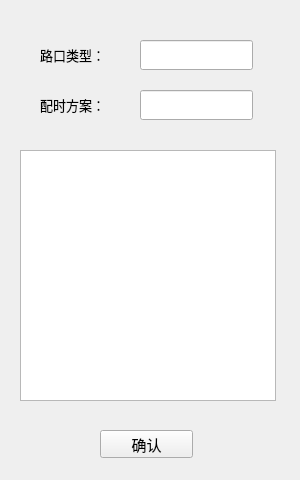
<?xml version="1.0" encoding="UTF-8"?>
<ui version="4.0">
 <class>Simulation_ResultClass</class>
 <widget class="QMainWindow" name="Simulation_ResultClass">
  <property name="geometry">
   <rect>
    <x>0</x>
    <y>0</y>
    <width>300</width>
    <height>480</height>
   </rect>
  </property>
  <property name="minimumSize">
   <size>
    <width>300</width>
    <height>480</height>
   </size>
  </property>
  <property name="maximumSize">
   <size>
    <width>300</width>
    <height>480</height>
   </size>
  </property>
  <property name="windowTitle">
   <string>仿真结果</string>
  </property>
  <widget class="QWidget" name="centralwidget">
   <widget class="QPushButton" name="OK">
    <property name="geometry">
     <rect>
      <x>100</x>
      <y>430</y>
      <width>93</width>
      <height>28</height>
     </rect>
    </property>
    <property name="font">
     <font>
      <family>Arial</family>
      <pointsize>11</pointsize>
     </font>
    </property>
    <property name="text">
     <string>确认</string>
    </property>
   </widget>
   <widget class="QTextBrowser" name="result_test">
    <property name="geometry">
     <rect>
      <x>20</x>
      <y>150</y>
      <width>256</width>
      <height>251</height>
     </rect>
    </property>
    <property name="font">
     <font>
      <family>Arial</family>
      <pointsize>10</pointsize>
     </font>
    </property>
   </widget>
   <widget class="QLabel" name="label">
    <property name="geometry">
     <rect>
      <x>40</x>
      <y>40</y>
      <width>90</width>
      <height>30</height>
     </rect>
    </property>
    <property name="minimumSize">
     <size>
      <width>90</width>
      <height>30</height>
     </size>
    </property>
    <property name="maximumSize">
     <size>
      <width>90</width>
      <height>30</height>
     </size>
    </property>
    <property name="font">
     <font>
      <family>Arial</family>
      <pointsize>10</pointsize>
     </font>
    </property>
    <property name="text">
     <string>路口类型：</string>
    </property>
   </widget>
   <widget class="QLabel" name="label_2">
    <property name="geometry">
     <rect>
      <x>40</x>
      <y>90</y>
      <width>90</width>
      <height>30</height>
     </rect>
    </property>
    <property name="minimumSize">
     <size>
      <width>90</width>
      <height>30</height>
     </size>
    </property>
    <property name="maximumSize">
     <size>
      <width>90</width>
      <height>30</height>
     </size>
    </property>
    <property name="font">
     <font>
      <family>Arial</family>
      <pointsize>10</pointsize>
     </font>
    </property>
    <property name="text">
     <string>配时方案：</string>
    </property>
   </widget>
   <widget class="QLineEdit" name="road_text">
    <property name="geometry">
     <rect>
      <x>140</x>
      <y>40</y>
      <width>113</width>
      <height>30</height>
     </rect>
    </property>
    <property name="minimumSize">
     <size>
      <width>0</width>
      <height>30</height>
     </size>
    </property>
    <property name="maximumSize">
     <size>
      <width>16777215</width>
      <height>30</height>
     </size>
    </property>
    <property name="font">
     <font>
      <family>Arial</family>
      <pointsize>10</pointsize>
     </font>
    </property>
    <property name="readOnly">
     <bool>true</bool>
    </property>
   </widget>
   <widget class="QLineEdit" name="signal_text">
    <property name="geometry">
     <rect>
      <x>140</x>
      <y>90</y>
      <width>113</width>
      <height>30</height>
     </rect>
    </property>
    <property name="minimumSize">
     <size>
      <width>0</width>
      <height>30</height>
     </size>
    </property>
    <property name="maximumSize">
     <size>
      <width>16777215</width>
      <height>30</height>
     </size>
    </property>
    <property name="font">
     <font>
      <family>Arial</family>
      <pointsize>10</pointsize>
     </font>
    </property>
    <property name="readOnly">
     <bool>true</bool>
    </property>
   </widget>
  </widget>
 </widget>
 <resources/>
 <connections/>
</ui>
